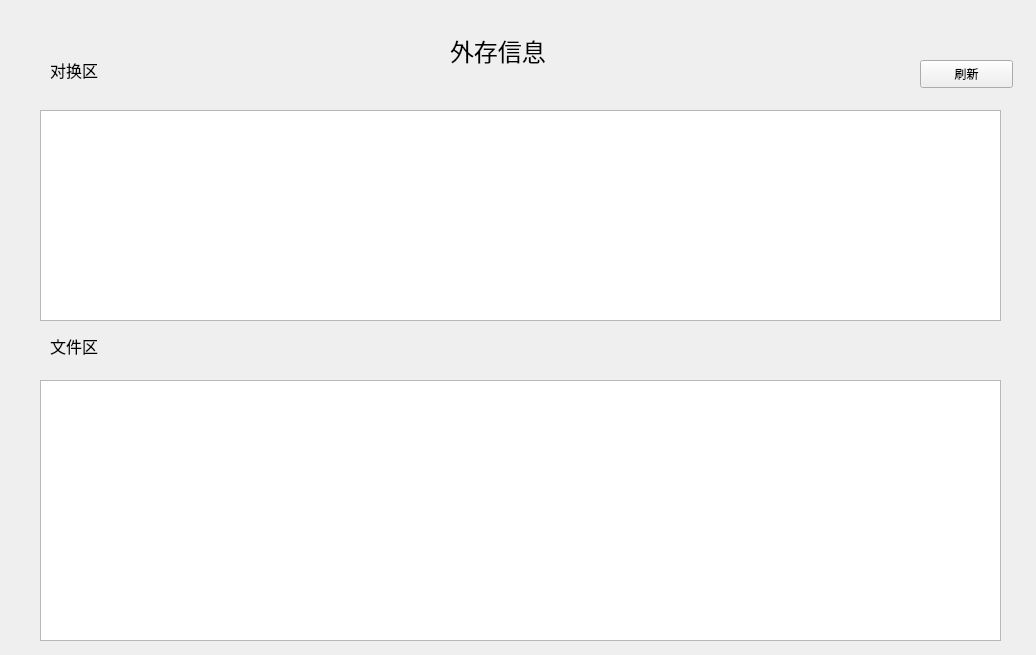
<?xml version="1.0" encoding="UTF-8"?>
<ui version="4.0">
 <class>dis_disk</class>
 <widget class="QWidget" name="dis_disk">
  <property name="geometry">
   <rect>
    <x>0</x>
    <y>0</y>
    <width>1036</width>
    <height>655</height>
   </rect>
  </property>
  <property name="windowTitle">
   <string>外存信息</string>
  </property>
  <widget class="QLabel" name="label_disk">
   <property name="geometry">
    <rect>
     <x>450</x>
     <y>30</y>
     <width>121</width>
     <height>41</height>
    </rect>
   </property>
   <property name="font">
    <font>
     <pointsize>18</pointsize>
    </font>
   </property>
   <property name="text">
    <string>外存信息</string>
   </property>
  </widget>
  <widget class="QPushButton" name="btn_refresh">
   <property name="geometry">
    <rect>
     <x>920</x>
     <y>60</y>
     <width>93</width>
     <height>28</height>
    </rect>
   </property>
   <property name="text">
    <string>刷新</string>
   </property>
  </widget>
  <widget class="QTableWidget" name="tw_exchg">
   <property name="geometry">
    <rect>
     <x>40</x>
     <y>110</y>
     <width>961</width>
     <height>211</height>
    </rect>
   </property>
  </widget>
  <widget class="QLabel" name="label_exchange">
   <property name="geometry">
    <rect>
     <x>50</x>
     <y>54</y>
     <width>71</width>
     <height>31</height>
    </rect>
   </property>
   <property name="font">
    <font>
     <pointsize>12</pointsize>
    </font>
   </property>
   <property name="text">
    <string>对换区</string>
   </property>
  </widget>
  <widget class="QLabel" name="label_file">
   <property name="geometry">
    <rect>
     <x>50</x>
     <y>335</y>
     <width>71</width>
     <height>21</height>
    </rect>
   </property>
   <property name="font">
    <font>
     <pointsize>12</pointsize>
    </font>
   </property>
   <property name="text">
    <string>文件区</string>
   </property>
  </widget>
  <widget class="QTableWidget" name="tw_file">
   <property name="geometry">
    <rect>
     <x>40</x>
     <y>380</y>
     <width>961</width>
     <height>261</height>
    </rect>
   </property>
  </widget>
 </widget>
 <resources/>
 <connections/>
</ui>
